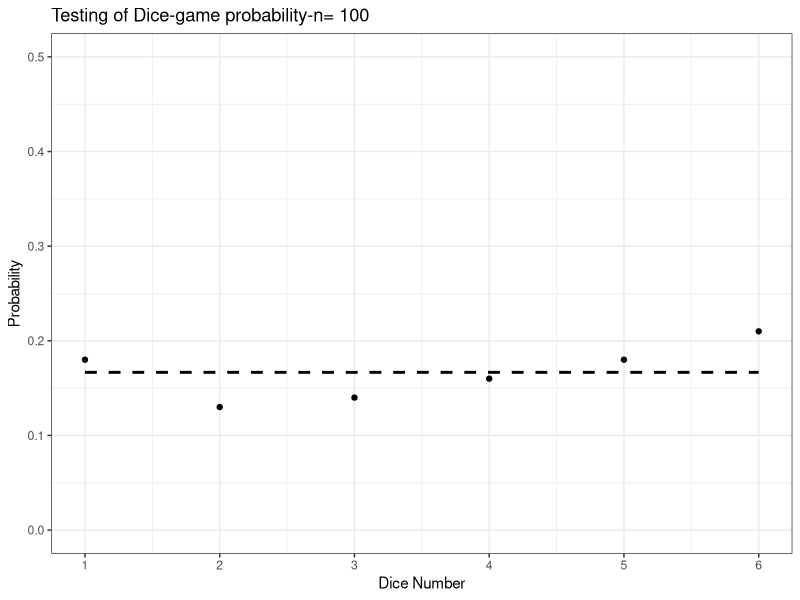

Generate this figure with R:
# File: R_probability_b.R
# Course: Ch8.R.Probability
# Section: Dice games
#          create function in R
# Author: vvn weian chao, CoLLab cc, vvnchao@gmail.com
# Date: 2022-11-21

dice.game <- function(n){
  num <- sample(x=1:6, size = n, replace = TRUE)
  # start to compute the count for each numbers
  count <- 0
  x <- 0
  for (i in 1:6){
    count[i] <- 0
    x[i] <- i
    for (j in 1:n){
      if(num[j] == i) count[i]=count[i]+1
    }
  }
  # compute probability for dice number 1:6
  pro <- count/n
  # theoretical probability pro.t
  pro.t <- 1/6
  str <- as.character(n)
  title <- paste("Testing of Dice-game probability-n=",str)
  lpx <- c(1,6)
  lpy <- c(pro.t,pro.t)
  data.line <- data.frame(x=lpx, y=lpy)
  library(ggplot2)
  data <- data.frame(x=x, y=pro)
  ggplot(data = data, aes(x,y))+
    geom_point()+
    labs(title = title,
         x = "Dice Number",
         y = "Probability")+
    geom_line(data = data.line, aes(x,y),
              linetype = 2,
              color = "black",
              size = 1.)+
    ylim(0,0.5)+
    scale_x_continuous(breaks = seq(1, 6, by = 1))+
    theme_bw()
}

dice.game(100)

